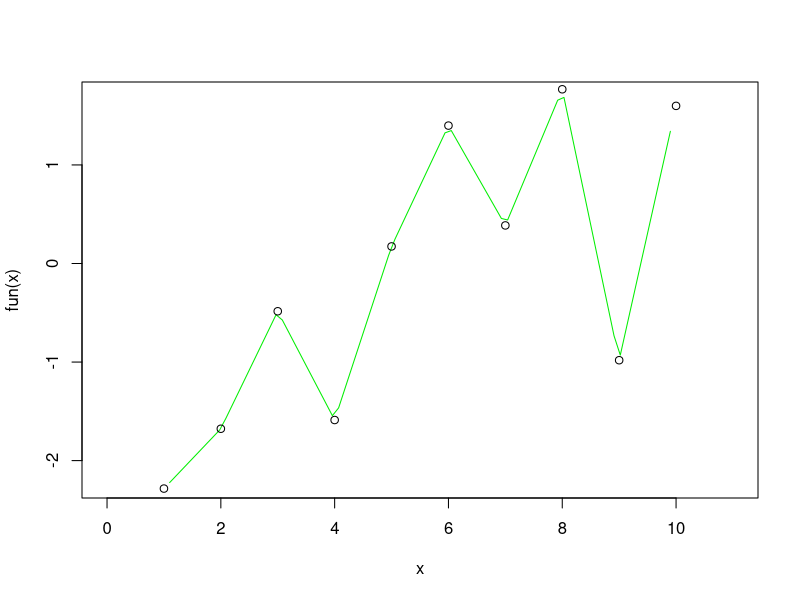
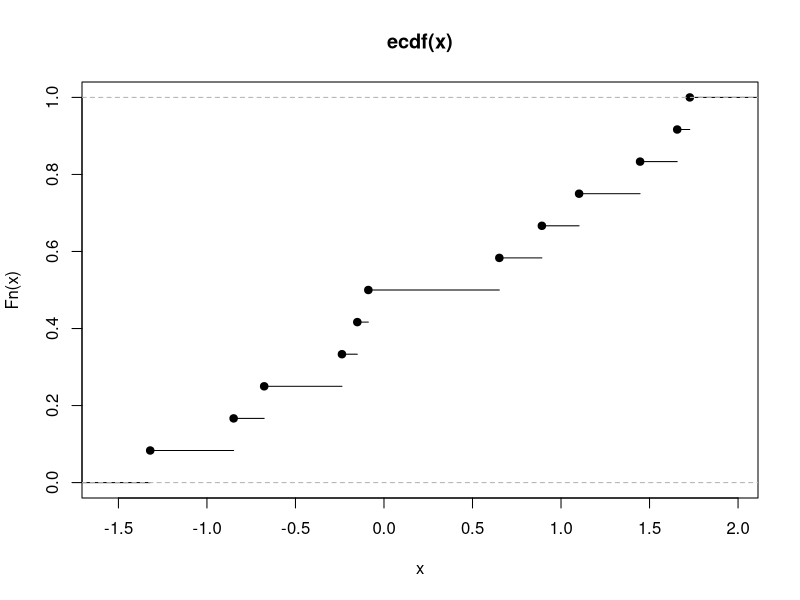
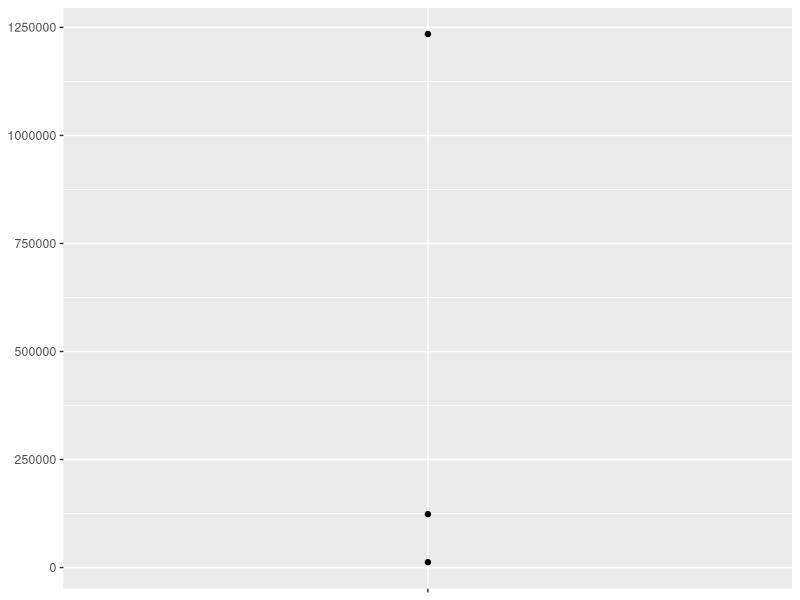
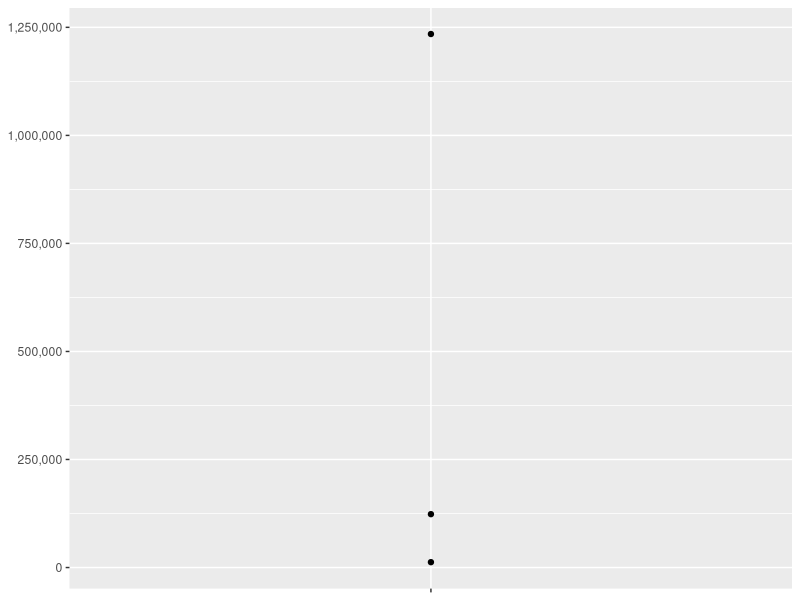
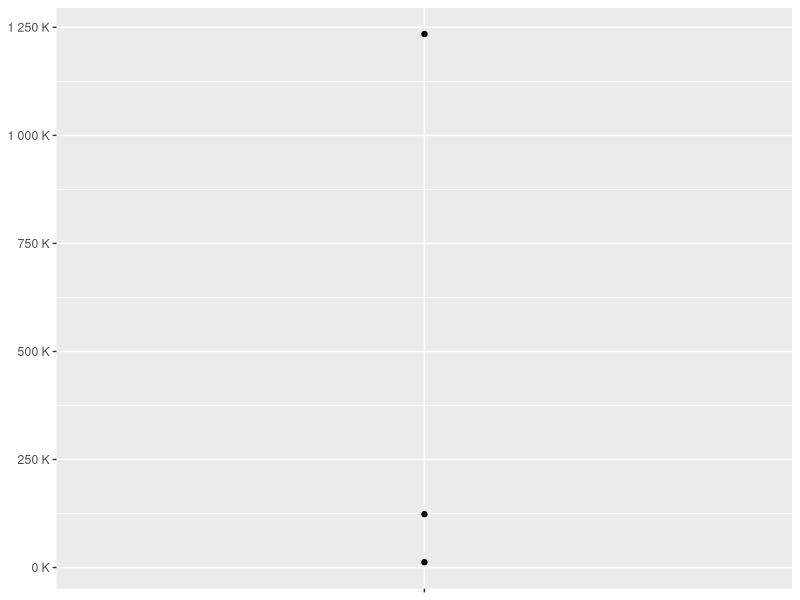
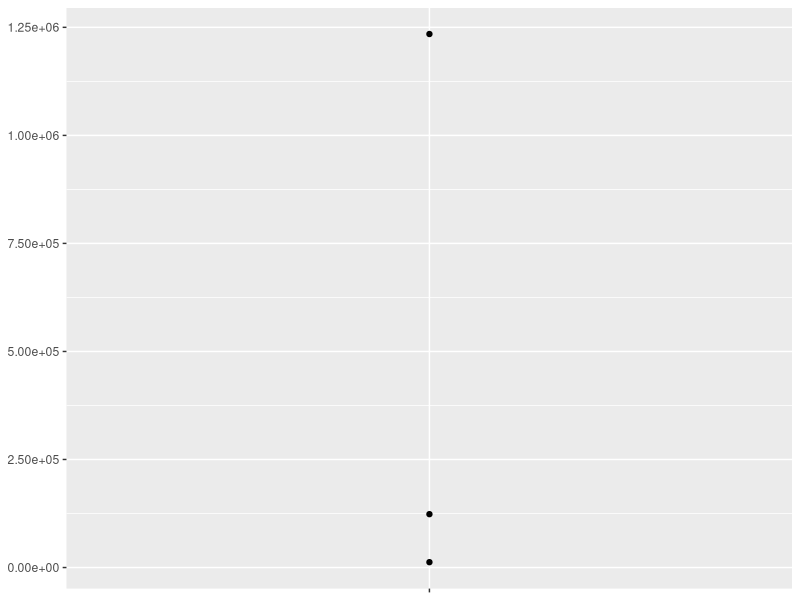
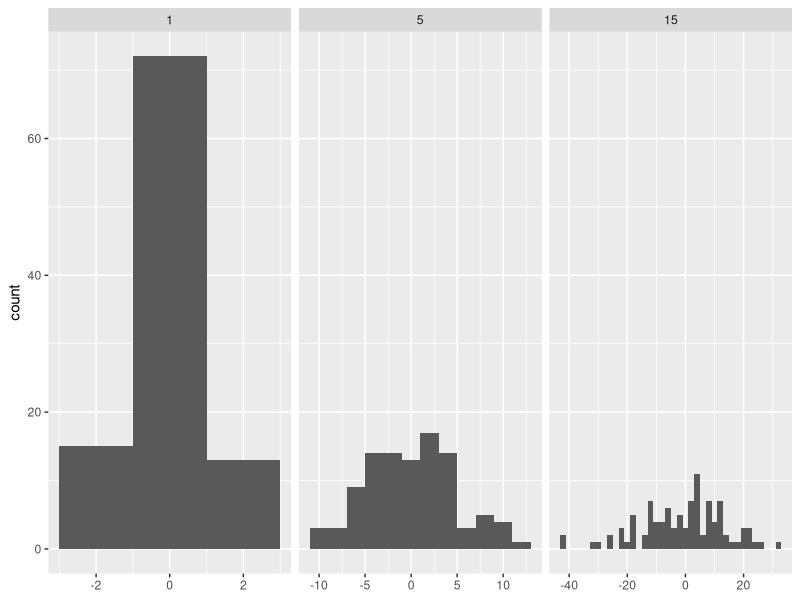
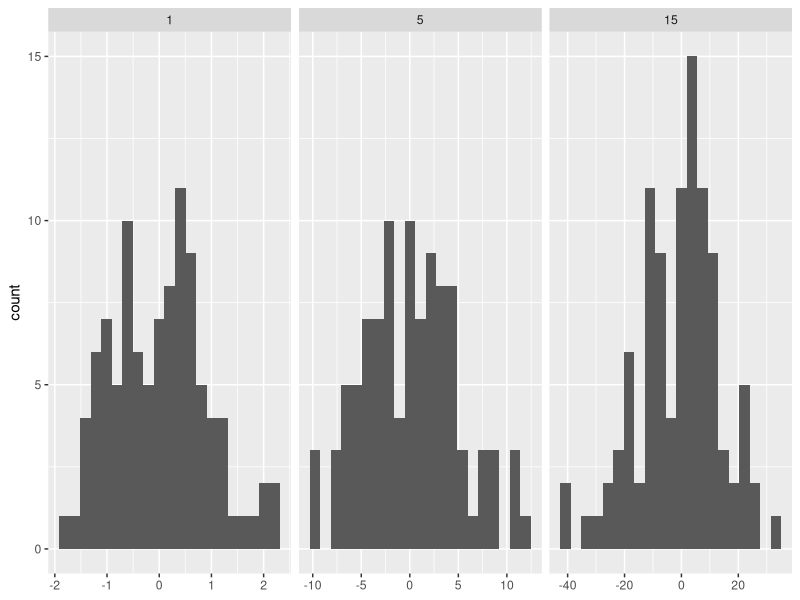

Generate these figures, in order, with R:
## ---- chunk 1
power1 <- function(exp) {
  function(x) {
    x ^ exp
  }
}

# manufactured functions
square <- power1(2)
cube <- power1(3)

square
cube

square(3)
cube(3)
## ---- chunk 2
library(rlang)
library(ggplot2)
library(scales)
## ---- chunk 3
square
cube
## ---- chunk 4
env_print(square)
env_print(cube)

# separate environments for square() and cube()
## ---- chunk 5
# get exp value from each function environment
fn_env(square)$exp
fn_env(cube)$exp
## ---- chunk 6
x <- 2
square <- power1(x) # call function factory
x <- 3 # change binding
## ---- chunk 7
# call manufactured function
square(2) # expect x ^ 2 = 2 ^ 2 since x in line 65 is input to power1(x)

# but returns 8
# occurs when a binding changes in between calling the function factory and the manufactured function
## ---- chunk 8
# circumvent by forcing evaluation with force()
power2 <- function(exp) {
  force(exp) # exp now static
  function(x) {
    x ^ exp
  }
}

x <- 2
square <- power2(x)
x <- 3
square(2) # changing bindings between calling fxn factory and manufactured fxn does not change exp
## ---- chunk 9
new_counter <- function() {
  i <- 0
  
  function() {
    i <<- i + 1
    i
  }
}

counter_one <- new_counter()
counter_two <- new_counter()
## ---- chunk 10
counter_one()
counter_one()
counter_two()
## ---- chunk 11
f1 <- function(n) {
  x <- runif(n)
  m <- mean(x)
  function() m
}

g1 <- f1(1e6)
lobstr::obj_size(g1)

f2 <- function(n) {
  x <- runif(n)
  m <- mean(x)
  rm(x)
  function() m
}

g2 <- f2(1e6)
lobstr::obj_size(g2)
## ---- chunk 12
force
## ---- chunk 13
x <- 1:10
y <- rnorm(10)
fun <- approxfun(x, y) # returns a function
curve(fun(x), 0, 11, col = "green2")
points(x, y)
## ---- chunk 14
# empirical cumulative distribution function
x <- rnorm(12)
Fn <- ecdf(x)
Fn
Fn(x)

plot(Fn)
## ---- chunk 15
pick <- function(i) {
  function(x) {
    x[[i]]
  }
}
## ---- chunk 16
unlist(lapply(mtcars, pick(5)))
## ---- chunk 17
unlist(lapply(mtcars, function(x) x[[5]]))
## ---- chunk 18
# https://www.r-tutor.com/elementary-statistics/numerical-measures/moment
# i is the kth central moment
# x is the input sample data
moment <- function(i) {
  function(x) {
    (1 / length(x)) * sum((x - mean(x)) ^ i)
  }
}
## ---- chunk 19
m1 <- moment(1)
m2 <- moment(2)

x <- runif(100)
stopifnot(all.equal(m1(x), 0))
stopifnot(all.equal(m2(x), var(x) * 99 / 100))
## ---- chunk 20
i <- 0
new_counter2 <- function() {
  i <<- i + 1
  i
}
## ---- chunk 21
new_counter2()
new_counter2()

# skip
i <- 100
new_counter2()
## ---- chunk 22
new_counter3 <- function() {
  i <- 0 # will always return 1
  function() {
    i <- i + 1
    i
  }
}
## ---- chunk 23
c3 <- new_counter3()
c3()
c3()
c3()
## ---- chunk 24
# scales library
y <- c(12345, 123456, 1234567)
comma_format()(y)
number_format(scale = 1e-3, suffix = " K")(y)
## ---- chunk 25
df <- data.frame(x = 1, y = y)
core <- ggplot(df, aes(x, y)) + 
  geom_point() + 
  scale_x_continuous(breaks = 1, labels = NULL) +
  labs(x = NULL, y = NULL)
  
core
core + scale_y_continuous(
  labels = comma_format()
)
core + scale_y_continuous(
  labels = number_format(scale = 1e-3, suffix = " K")
)
core + scale_y_continuous(
  labels = scientific_format()
)
## ---- chunk 26
# construct some sample data with very different numbers in each cell
sd <- c(1, 5, 15)
n <- 100

df <- data.frame(x = rnorm(3 * n, sd = sd), sd = rep(sd, n))

ggplot(df, aes(x)) + 
  geom_histogram(binwidth = 2) + 
  facet_wrap(~ sd, scales = "free_x") + 
  labs(x = NULL)
## ---- chunk 27
binwidth_bins <- function(n) {
  force(n)
  
  function(x) {
    (max(x) - min(x)) / n
  }
}

ggplot(df, aes(x)) + 
  geom_histogram(binwidth = binwidth_bins(20)) + 
  facet_wrap(~ sd, scales = "free_x") + 
  labs(x = NULL)
## ---- chunk 28
base_bins <- function(type) {
  fun <- switch(type,
    Sturges = nclass.Sturges,
    scott = nclass.scott,
    FD = nclass.FD,
    stop("Unknown type", call. = FALSE)
  )
  
  function(x) {
    (max(x) - min(x)) / fun(x)
  }
}

ggplot(df, aes(x)) + 
  geom_histogram(binwidth = base_bins("FD")) + 
  facet_wrap(~ sd, scales = "free_x") + 
  labs(x = NULL)
## ---- chunk 29
plot_dev <- function(ext, dpi = 96) {
  force(dpi)
  
  switch(ext,
    eps =  ,
    ps  =  function(path, ...) {
      grDevices::postscript(
        file = filename, ..., onefile = FALSE, 
        horizontal = FALSE, paper = "special"
      )
    },
    pdf = function(filename, ...) grDevices::pdf(file = filename, ...),
    svg = function(filename, ...) svglite::svglite(file = filename, ...),
    emf = ,
    wmf = function(...) grDevices::win.metafile(...),
    png = function(...) grDevices::png(..., res = dpi, units = "in"),
    jpg = ,
    jpeg = function(...) grDevices::jpeg(..., res = dpi, units = "in"),
    bmp = function(...) grDevices::bmp(..., res = dpi, units = "in"),
    tiff = function(...) grDevices::tiff(..., res = dpi, units = "in"),
    stop("Unknown graphics extension: ", ext, call. = FALSE)
  )
}

plot_dev("pdf")
plot_dev("png")
## ---- chunk 30
p <- ggplot(mtcars, aes(wt, mpg)) + geom_point()
p + facet_grid(vs ~ ., labeller = label_bquote(alpha ^ .(vs)))
#p + facet_grid(. ~ vs, labeller = label_bquote(cols = .(vs) ^ .(vs)))
#p + facet_grid(. ~ vs + am, labeller = label_bquote(cols = .(am) ^ .(vs)))
